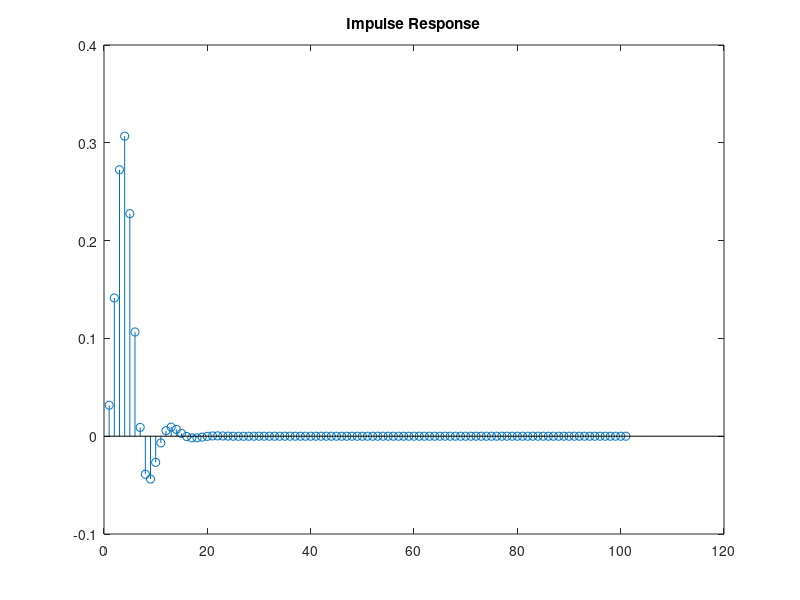

Write the MATLAB code that produced this figure.
% Define the coefficients of the numerator and denominator
numerator = 0.0317 * [1 3 3 1];
denominator = [1 -1.4590 0.9104 -0.1978];

% Impulse response
impulse_response = filter(numerator, denominator, [1; zeros(100,1)]);

% Plot impulse response
figure;
stem(impulse_response);
title('Impulse Response');
